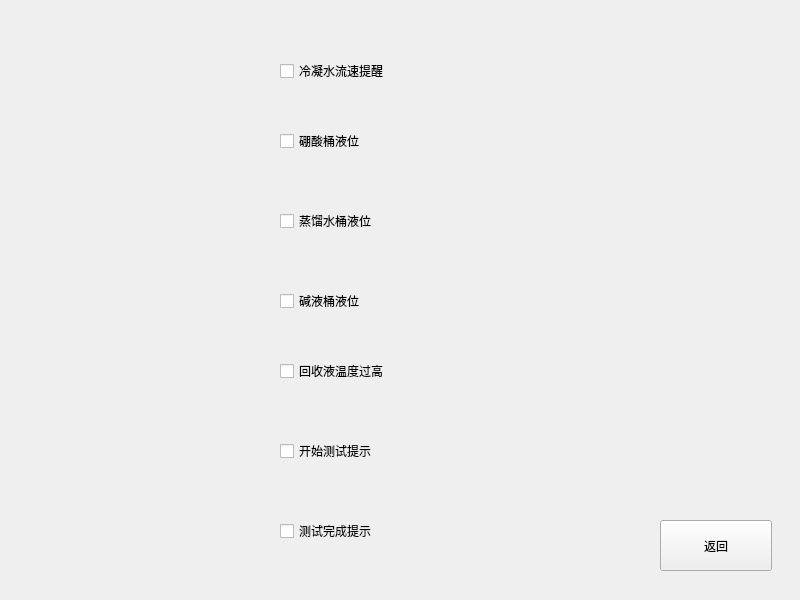
<?xml version="1.0" encoding="UTF-8"?>
<ui version="4.0">
 <class>ConfigWin</class>
 <widget class="QMainWindow" name="ConfigWin">
  <property name="geometry">
   <rect>
    <x>0</x>
    <y>0</y>
    <width>800</width>
    <height>600</height>
   </rect>
  </property>
  <property name="windowTitle">
   <string>MainWindow</string>
  </property>
  <widget class="QWidget" name="centralwidget">
   <widget class="QPushButton" name="ReturnBt">
    <property name="geometry">
     <rect>
      <x>660</x>
      <y>520</y>
      <width>112</width>
      <height>51</height>
     </rect>
    </property>
    <property name="text">
     <string>返回</string>
    </property>
   </widget>
   <widget class="QCheckBox" name="lengNing">
    <property name="geometry">
     <rect>
      <x>280</x>
      <y>60</y>
      <width>231</width>
      <height>22</height>
     </rect>
    </property>
    <property name="text">
     <string>冷凝水流速提醒</string>
    </property>
   </widget>
   <widget class="QCheckBox" name="pengsuan">
    <property name="geometry">
     <rect>
      <x>280</x>
      <y>130</y>
      <width>191</width>
      <height>22</height>
     </rect>
    </property>
    <property name="text">
     <string>硼酸桶液位</string>
    </property>
   </widget>
   <widget class="QCheckBox" name="zhengliu">
    <property name="geometry">
     <rect>
      <x>280</x>
      <y>210</y>
      <width>251</width>
      <height>22</height>
     </rect>
    </property>
    <property name="text">
     <string>蒸馏水桶液位</string>
    </property>
   </widget>
   <widget class="QCheckBox" name="jianye">
    <property name="geometry">
     <rect>
      <x>280</x>
      <y>290</y>
      <width>251</width>
      <height>22</height>
     </rect>
    </property>
    <property name="text">
     <string>碱液桶液位</string>
    </property>
   </widget>
   <widget class="QCheckBox" name="huishou">
    <property name="geometry">
     <rect>
      <x>280</x>
      <y>360</y>
      <width>231</width>
      <height>22</height>
     </rect>
    </property>
    <property name="text">
     <string>回收液温度过高</string>
    </property>
   </widget>
   <widget class="QCheckBox" name="kaishi">
    <property name="geometry">
     <rect>
      <x>280</x>
      <y>440</y>
      <width>211</width>
      <height>22</height>
     </rect>
    </property>
    <property name="text">
     <string>开始测试提示</string>
    </property>
   </widget>
   <widget class="QCheckBox" name="checkBox_9">
    <property name="geometry">
     <rect>
      <x>280</x>
      <y>520</y>
      <width>331</width>
      <height>22</height>
     </rect>
    </property>
    <property name="text">
     <string>测试完成提示</string>
    </property>
   </widget>
  </widget>
 </widget>
 <resources/>
 <connections/>
</ui>
